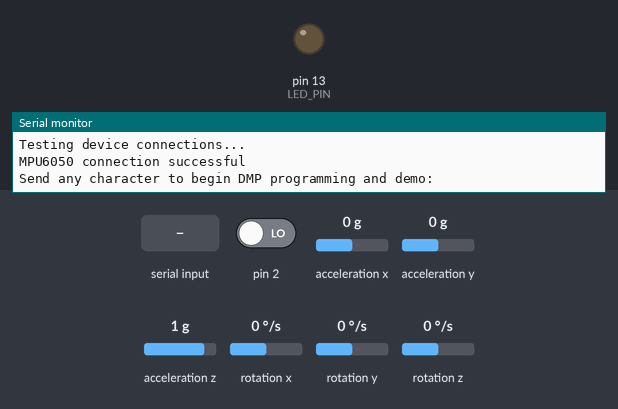
Bench run of a sketch on a simulated Arduino Uno, built with avr-gcc and run on an emulated ATmega328P. Parts: output pins drawn as LEDs (lit = HIGH), the last lines printed to the serial monitor. Dashed ring = blinking. The inputs (shaded band) are chosen by the test bench; at power-on: acceleration x 0 g, acceleration y 0 g, acceleration z 1 g, rotation z 0 °/s, pin 2 LOW, rotation x 0 °/s, rotation y 0 °/s. The sensor or clock chip raises its interrupt line as the real part does.

Above: at 0.9 s.
1.0 s: "1\n" received over Serial
At 1.67 s:
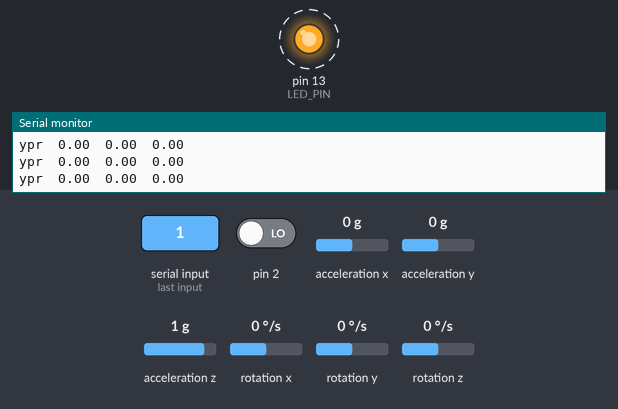
4.0 s: acceleration x set to -1.4 g
7.0 s: acceleration y set to -1.4 g
10.0 s: acceleration z set to -1.4 g
13.0 s: acceleration x set to 0 g
16.0 s: rotation z set to -192 °/s
Timing chart, 0 to 20.0 s (numbered marks = the images above; inputs shaded):
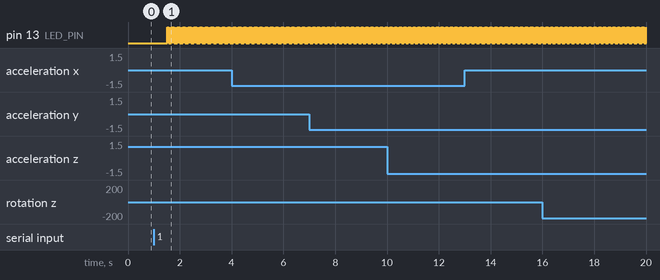

Measured:
- after the input at 1.0 s, pin 13 (LED_PIN): alternates HIGH for 0.01 s and LOW for 0.01 s, starting after 0.52 s

The sketch:

MPU6050_Khap.ino
```cpp
#include "I2Cdev.h"
#include "MPU6050_6Axis_MotionApps20.h"
#include "Wire.h"

MPU6050 mpu(0x68);

#define OUTPUT_READABLE_YAWPITCHROLL

#define LED_PIN 13
bool blinkState = false;

// MPU control/status vars
bool dmpReady = false;  // set true if DMP init was successful
uint8_t mpuIntStatus;   // holds actual interrupt status byte from MPU
uint8_t devStatus;      // return status after each device operation (0 = success, !0 = error)
uint16_t packetSize;    // expected DMP packet size (default is 42 bytes)
uint16_t fifoCount;     // count of all bytes currently in FIFO
uint8_t fifoBuffer[64]; // FIFO storage buffer

// orientation/motion vars
Quaternion q;           // [w, x, y, z]         quaternion container
VectorInt16 aa;         // [x, y, z]            accel sensor measurements
VectorInt16 aaReal;     // [x, y, z]            gravity-free accel sensor measurements
VectorInt16 aaWorld;    // [x, y, z]            world-frame accel sensor measurements
VectorFloat gravity;    // [x, y, z]            gravity vector
float euler[3];         // [psi, theta, phi]    Euler angle container
float ypr[3];           // [yaw, pitch, roll]   yaw/pitch/roll container and gravity vector

// packet structure for InvenSense teapot demo
uint8_t teapotPacket[14] = { '$', 0x02, 0,0, 0,0, 0,0, 0,0, 0x00, 0x00, '\r', '\n' };

// ================================================================
// ===               INTERRUPT DETECTION ROUTINE                ===
// ================================================================

volatile bool mpuInterrupt = false;     // indicates whether MPU interrupt pin has gone high
void dmpDataReady() {
    mpuInterrupt = true;
}

// ================================================================
// ===                      INITIAL SETUP                       ===
// ================================================================

void setup() {
    // join I2C bus (I2Cdev library doesn't do this automatically)
    #if I2CDEV_IMPLEMENTATION == I2CDEV_ARDUINO_WIRE
        Wire.begin();
        TWBR = 24; // 400kHz I2C clock (200kHz if CPU is 8MHz)
    #elif I2CDEV_IMPLEMENTATION == I2CDEV_BUILTIN_FASTWIRE
        Fastwire::setup(400, true);
    #endif

    Serial.begin(115200);
    Serial.println(F("Initializing I2C devices..."));
    mpu.initialize();


    // verify connection
    Serial.println(F("Testing device connections..."));
    Serial.println(mpu.testConnection() ? F("MPU6050 connection successful") : F("MPU6050 connection failed"));

    // wait for ready
    Serial.println(F("\nSend any character to begin DMP programming and demo: "));
    while (Serial.available() && Serial.read()); // empty buffer
    while (!Serial.available());                 // wait for data
    while (Serial.available() && Serial.read()); // empty buffer again

    // load and configure the DMP
    Serial.println(F("Initializing DMP..."));
    devStatus = mpu.dmpInitialize();

    // supply your own gyro offsets here, scaled for min sensitivity
    mpu.setXGyroOffset(220);
    mpu.setYGyroOffset(76);
    mpu.setZGyroOffset(-85);
    mpu.setZAccelOffset(1788); // 1688 factory default for my test chip

    // make sure it worked (returns 0 if so)
    if (devStatus == 0) {
        // turn on the DMP, now that it's ready
        Serial.println(F("Enabling DMP..."));
        mpu.setDMPEnabled(true);

        // enable Arduino interrupt detection
        Serial.println(F("Enabling interrupt detection (Arduino external interrupt 0)..."));
        attachInterrupt(0, dmpDataReady, RISING);
        mpuIntStatus = mpu.getIntStatus();

        // set our DMP Ready flag so the main loop() function knows it's okay to use it
        Serial.println(F("DMP ready! Waiting for first interrupt..."));
        dmpReady = true;

        // get expected DMP packet size for later comparison
        packetSize = mpu.dmpGetFIFOPacketSize();
    } else {
        // ERROR!
        // 1 = initial memory load failed
        // 2 = DMP configuration updates failed
        // (if it's going to break, usually the code will be 1)
        Serial.print(F("DMP Initialization failed (code "));
        Serial.print(devStatus);
        Serial.println(F(")"));
    }

    // configure LED for output
    pinMode(LED_PIN, OUTPUT);
}


// ================================================================
// ===                    MAIN PROGRAM LOOP                     ===
// ================================================================

void loop() {
    // if programming failed, don't try to do anything
    if (!dmpReady) return;

    // wait for MPU interrupt or extra packet(s) available
    while (!mpuInterrupt && fifoCount < packetSize) {
        // other program behavior stuff here
        // .
        // .
        // .
        // if you are really paranoid you can frequently test in between other
        // stuff to see if mpuInterrupt is true, and if so, "break;" from the
        // while() loop to immediately process the MPU data
        // .
        // .
        // .
    }

    // reset interrupt flag and get INT_STATUS byte
    mpuInterrupt = false;
    mpuIntStatus = mpu.getIntStatus();

    // get current FIFO count
    fifoCount = mpu.getFIFOCount();

    // check for overflow (this should never happen unless our code is too inefficient)
    if ((mpuIntStatus & 0x10) || fifoCount == 1024) {
        // reset so we can continue cleanly
        mpu.resetFIFO();
        Serial.println(F("FIFO overflow!"));

    // otherwise, check for DMP data ready interrupt (this should happen frequently)
    } else if (mpuIntStatus & 0x02) {
        // wait for correct available data length, should be a VERY short wait
        while (fifoCount < packetSize) fifoCount = mpu.getFIFOCount();

        // read a packet from FIFO
        mpu.getFIFOBytes(fifoBuffer, packetSize);

        // track FIFO count here in case there is > 1 packet available
        // (this lets us immediately read more without waiting for an interrupt)
        fifoCount -= packetSize;

        #ifdef OUTPUT_READABLE_QUATERNION
            // display quaternion values in easy matrix form: w x y z
            mpu.dmpGetQuaternion(&q, fifoBuffer);
            Serial.print("quat\t");
            Serial.print(q.w);
            Serial.print("\t");
            Serial.print(q.x);
            Serial.print("\t");
            Serial.print(q.y);
            Serial.print("\t");
            Serial.println(q.z);
        #endif

        #ifdef OUTPUT_READABLE_EULER
            // display Euler angles in degrees
            mpu.dmpGetQuaternion(&q, fifoBuffer);
            mpu.dmpGetEuler(euler, &q);
            Serial.print("euler\t");
            Serial.print(euler[0] * 180/M_PI);
            Serial.print("\t");
            Serial.print(euler[1] * 180/M_PI);
            Serial.print("\t");
            Serial.println(euler[2] * 180/M_PI);
        #endif

        #ifdef OUTPUT_READABLE_YAWPITCHROLL
            // display Euler angles in degrees
            mpu.dmpGetQuaternion(&q, fifoBuffer);
            mpu.dmpGetGravity(&gravity, &q);
            mpu.dmpGetYawPitchRoll(ypr, &q, &gravity);
            Serial.print("ypr\t");
            Serial.print(ypr[0] * 180/M_PI);
            Serial.print("\t");
            Serial.print(ypr[1] * 180/M_PI);
            Serial.print("\t");
            Serial.println(ypr[2] * 180/M_PI);
        #endif

        #ifdef OUTPUT_READABLE_REALACCEL
            // display real acceleration, adjusted to remove gravity
            mpu.dmpGetQuaternion(&q, fifoBuffer);
            mpu.dmpGetAccel(&aa, fifoBuffer);
            mpu.dmpGetGravity(&gravity, &q);
            mpu.dmpGetLinearAccel(&aaReal, &aa, &gravity);
            Serial.print("areal\t");
            Serial.print(aaReal.x);
            Serial.print("\t");
            Serial.print(aaReal.y);
            Serial.print("\t");
            Serial.println(aaReal.z);
        #endif

        #ifdef OUTPUT_READABLE_WORLDACCEL
            // display initial world-frame acceleration, adjusted to remove gravity
            // and rotated based on known orientation from quaternion
            mpu.dmpGetQuaternion(&q, fifoBuffer);
            mpu.dmpGetAccel(&aa, fifoBuffer);
            mpu.dmpGetGravity(&gravity, &q);
            mpu.dmpGetLinearAccel(&aaReal, &aa, &gravity);
            mpu.dmpGetLinearAccelInWorld(&aaWorld, &aaReal, &q);
            Serial.print("aworld\t");
            Serial.print(aaWorld.x);
            Serial.print("\t");
            Serial.print(aaWorld.y);
            Serial.print("\t");
            Serial.println(aaWorld.z);
        #endif

        #ifdef OUTPUT_TEAPOT
            // display quaternion values in InvenSense Teapot demo format:
            teapotPacket[2] = fifoBuffer[0];
            teapotPacket[3] = fifoBuffer[1];
            teapotPacket[4] = fifoBuffer[4];
            teapotPacket[5] = fifoBuffer[5];
            teapotPacket[6] = fifoBuffer[8];
            teapotPacket[7] = fifoBuffer[9];
            teapotPacket[8] = fifoBuffer[12];
            teapotPacket[9] = fifoBuffer[13];
            Serial.write(teapotPacket, 14);
            teapotPacket[11]++; // packetCount, loops at 0xFF on purpose
        #endif

        // blink LED to indicate activity
        blinkState = !blinkState;
        digitalWrite(LED_PIN, blinkState);
    }
}
```
